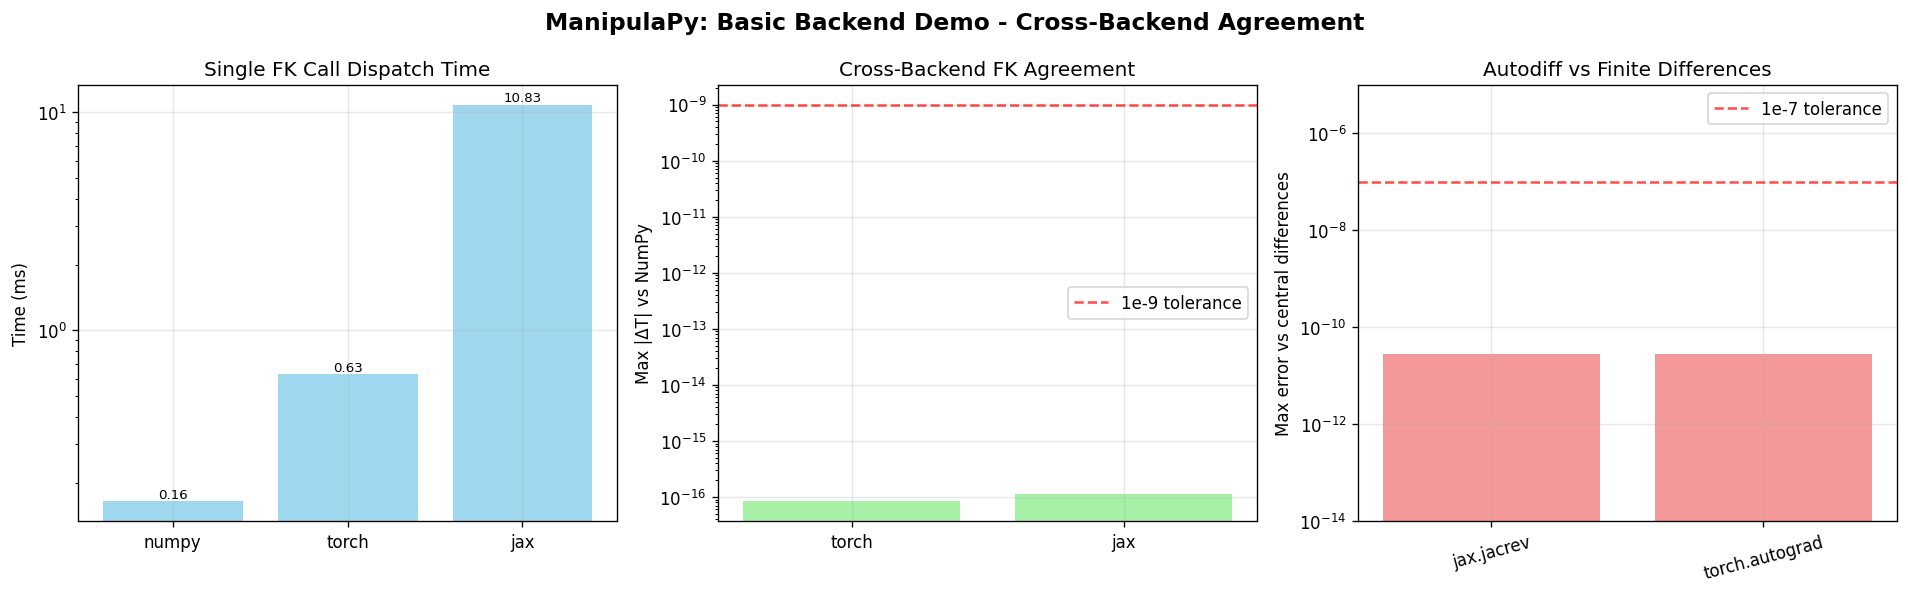

Here is the Python script that generated this plot:
#!/usr/bin/env python3
# SPDX-License-Identifier: AGPL-3.0-or-later
"""
Basic Backend Demo: Running the Same Math on NumPy, PyTorch and JAX

This example demonstrates ManipulaPy's unified compute backend system introduced in v1.4.0:
selecting a backend process-wide or in a scoped block, verifying that one unchanged forward
kinematics call produces numerically identical results on every backend, and taking an
automatic-differentiation gradient of forward kinematics validated against finite differences.

Usage:
    python backend_basic_demo.py

Expected Output:
    - Console output listing which backends are installed and available
    - End-effector poses from the same FK call under NumPy, PyTorch and JAX
    - Cross-backend agreement errors and per-call dispatch timings
    - Autodiff Jacobians (jax.jacrev / torch.autograd) compared against central differences
    - A summary figure saved next to this script

Copyright (c) 2025 Mohamed Aboelnasr
Licensed under the GNU Affero General Public License v3.0 or later (AGPL-3.0-or-later)
"""

import importlib.util
import os
import numpy as np
import matplotlib

# Honor a pre-set non-interactive backend (e.g. MPLBACKEND=Agg for headless runs);
# otherwise pick Agg so the demo saves figures to disk without needing a display.
if "MPLBACKEND" not in os.environ:
    matplotlib.use("Agg")
import matplotlib.pyplot as plt
from pathlib import Path
import sys
import time

# Add ManipulaPy to path if needed
try:
    import ManipulaPy
except ImportError:
    sys.path.append(str(Path(__file__).parent.parent))
    import ManipulaPy

from ManipulaPy.urdf_processor import URDFToSerialManipulator
from ManipulaPy.backend import get_backend, get_registered, set_backend, use_backend

# Directory next to this script for saved plots.
OUTPUT_DIR = Path(__file__).resolve().parent


class BackendBasicDemo:
    """
    Demonstration of the v1.4 unified compute backend system.
    """

    def __init__(self) -> None:
        """Initialize the demo with robot model loading."""
        self.robot = None
        self.n_joints = 0
        # A single fixed, well-conditioned configuration keeps the numbers reproducible
        # and keeps the JAX path small (eager JAX dispatch is ~40x slower than NumPy).
        self.theta = np.array([0.2, -0.4, 0.7, 0.1, -0.3, 0.5])
        self.available = []
        self.fk_results = {}
        self.gradient_results = {}

    def run_demo(self) -> bool:
        """Run the complete backend demonstration."""
        print("=" * 70)
        print("   ManipulaPy: Basic Backend Demo")
        print("=" * 70)
        print()

        # Step 1: Load robot model
        if not self.load_robot_model():
            return False

        # Step 2: Discover which backends this machine can actually run
        self.demonstrate_backend_selection()

        # Step 3: Run the same FK call on every available backend
        self.demonstrate_cross_backend_agreement()

        # Step 4: Differentiate forward kinematics and check against finite differences
        self.demonstrate_autodiff_gradients()

        # Step 5: Summarize the results in one figure
        self.create_visualizations()

        print("\n" + "=" * 70)
        print("✅ Backend demo completed successfully!")
        print("📊 Check the generated plot for the agreement and timing summary")
        print("=" * 70)

        return True

    def load_robot_model(self) -> bool:
        """Load and initialize robot model."""
        print("🤖 Loading Robot Model")
        print("-" * 30)

        try:
            from ManipulaPy.ManipulaPy_data.xarm import urdf_file

            print("📁 Using built-in xArm 6-DOF model")
        except ImportError:
            print("❌ No built-in robot models found!")
            print("💡 Please ensure ManipulaPy is properly installed with robot data.")
            return False

        try:
            urdf_processor = URDFToSerialManipulator(urdf_file)
            self.robot = urdf_processor.serial_manipulator
            self.n_joints = len(self.robot.joint_limits)

            print("✅ xArm 6-DOF loaded successfully!")
            print(f"   • Number of joints: {self.n_joints}")
            print(f"   • Test configuration: {self.theta}")

            return True

        except Exception as e:
            print(f"❌ Error loading robot model: {e}")
            import traceback

            traceback.print_exc()
            return False

    def demonstrate_backend_selection(self) -> None:
        """Demonstrate how backends are selected and which ones are installed."""
        print(f"\n🔌 Backend Selection")
        print("-" * 40)

        # NumPy is registered and activated eagerly; it is always the process default.
        print(f"   Default active backend: {type(get_backend()).__name__}")

        # Backends register lazily behind an import probe, so asking for one that is
        # not installed raises ImportError rather than failing at import time. Probe
        # the same way the registry does so the demo degrades gracefully.
        candidates = {
            "numpy": "built in",
            "cupy": "pip install ManipulaPy[cuda]",
            "torch": "pip install ManipulaPy[pytorch]",
            "jax": "pip install ManipulaPy[jax-cpu]",
        }

        # Probe by actually registering, not with find_spec. find_spec only proves
        # a module can be LOCATED; an accelerator compiled against a different
        # NumPy ABI resolves fine and then fails on import. Asking the registry
        # is the only honest test of whether a backend is usable here.
        for name, install_hint in candidates.items():
            try:
                probe = get_registered(name)
            except ImportError as exc:
                if "is not installed" in str(exc):
                    print(f"   ⏭️ {name:<6} not installed ({install_hint})")
                else:
                    print(f"   ⚠️ {name:<6} installed but unusable — skipping")
                    print(f"      {exc}")
                continue

            # Importing is still not proof of usability: CuPy imports happily on a
            # machine with no CUDA device and only fails when it tries to allocate.
            # One tiny round-trip settles it before the demo depends on the answer.
            try:
                probe.to_numpy(probe.asarray([1.0, 2.0]))
            except Exception as exc:  # noqa: BLE001 - any backend/device failure
                print(f"   ⚠️ {name:<6} present but not operational — skipping")
                print(f"      {type(exc).__name__}: {exc}")
                continue

            self.available.append(name)
            print(f"   ✅ {name:<6} available")

        # `use_backend` is a scoped switch that restores the previous backend on exit,
        # including when the block raises. `set_backend` switches process-wide.
        before = type(get_backend()).__name__
        with use_backend(self.available[-1]):
            inside = type(get_backend()).__name__
        after = type(get_backend()).__name__

        print(f"\n   Scoped switch with use_backend({self.available[-1]!r}):")
        print(f"     before: {before} → inside: {inside} → after: {after}")
        print(f"   ✅ Previous backend restored on exit")

    def demonstrate_cross_backend_agreement(self) -> None:
        """Run one unchanged FK call on every available backend and compare."""
        print(f"\n🧮 Cross-Backend Forward Kinematics")
        print("-" * 40)

        for name in self.available:
            # Nothing about the call changes between backends - only the active backend.
            with use_backend(name) as backend:
                # One warm-up call so the timing is steady-state dispatch rather than
                # the one-off cost of first tracing the function.
                self.robot.forward_kinematics(self.theta)

                start_time = time.time()
                T = self.robot.forward_kinematics(self.theta)
                fk_time = time.time() - start_time

                # Convert at the boundary: backend arrays become NumPy for reporting.
                T_host = backend.to_numpy(T)

            position = T_host[:3, 3]
            print(f"\n📍 Backend: {name}")
            print(f"   Returned type: {type(T).__name__}")
            print(
                f"   End-effector position: [{position[0]:.6f}, {position[1]:.6f}, "
                f"{position[2]:.6f}] m"
            )
            print(f"   Computation time: {fk_time*1000:.2f} ms")

            self.fk_results[name] = {"transform": T_host, "computation_time": fk_time}

        # NumPy defines the frozen public return contract; measure everyone against it.
        reference = self.fk_results["numpy"]["transform"]
        print(f"\n📊 Agreement with the NumPy reference:")

        for name, result in self.fk_results.items():
            max_error = float(np.max(np.abs(result["transform"] - reference)))
            result["max_error"] = max_error
            status = "✅" if max_error < 1e-9 else "⚠️"
            print(f"   {status} {name:<6} max |ΔT| = {max_error:.2e}")

    def demonstrate_autodiff_gradients(self) -> None:
        """Differentiate forward kinematics and validate against finite differences."""
        print(f"\n∂ Automatic Differentiation of Forward Kinematics")
        print("-" * 40)

        # Reference: central differences of end-effector position on the NumPy backend.
        reference_jacobian = self._central_difference_jacobian()
        print(f"   Finite-difference reference computed ({reference_jacobian.shape})")

        if "jax" in self.available:
            import jax
            import jax.numpy as jnp

            with use_backend("jax"):
                start_time = time.time()
                J = jax.jacrev(
                    lambda q: self.robot.forward_kinematics(q)[:3, 3]
                )(jnp.asarray(self.theta))
                grad_time = time.time() - start_time
            self._report_gradient("jax.jacrev", np.asarray(J), reference_jacobian, grad_time)

        if "torch" in self.available:
            import torch

            with use_backend("torch"):
                q = torch.as_tensor(self.theta, dtype=torch.float64)
                start_time = time.time()
                J = torch.autograd.functional.jacobian(
                    lambda x: self.robot.forward_kinematics(x)[:3, 3], q
                )
                grad_time = time.time() - start_time
            self._report_gradient(
                "torch.autograd", J.detach().numpy(), reference_jacobian, grad_time
            )

        print(f"\n⚠️ The differentiable contract covers utils, kinematics, dynamics and")
        print(f"   singularity only. Every other module runs on all four backends via")
        print(f"   host-boundary conversion, so gradients through them are not meaningful.")

    def _central_difference_jacobian(self, step: float = 1e-6) -> np.ndarray:
        """Return a central-difference Jacobian of end-effector position."""
        # `set_backend` is the process-wide counterpart to `use_backend`: it pins the
        # reference computation to NumPy no matter what ran before this call.
        set_backend("numpy")
        columns = []
        for index in range(self.n_joints):
            delta = np.zeros(self.n_joints)
            delta[index] = step
            forward = self.robot.forward_kinematics(self.theta + delta)[:3, 3]
            backward = self.robot.forward_kinematics(self.theta - delta)[:3, 3]
            columns.append((forward - backward) / (2 * step))
        return np.stack(columns, axis=1)

    def _report_gradient(self, label, jacobian, reference, grad_time) -> None:
        """Print and record one autodiff Jacobian against the finite-difference one."""
        max_error = float(np.max(np.abs(jacobian - reference)))

        print(f"\n📐 {label}")
        print(f"   Jacobian shape: {jacobian.shape}")
        print(f"   Computation time: {grad_time*1000:.1f} ms")
        print(f"   Max error vs finite differences: {max_error:.2e}")

        # Central differences carry O(step^2) truncation error, so agreement to ~1e-9
        # is the most the comparison can show - the autodiff values are the exact ones.
        status = "✅" if max_error < 1e-7 else "⚠️"
        print(f"   {status} Analytic gradient matches the numerical reference")

        self.gradient_results[label] = {
            "jacobian": jacobian,
            "max_error": max_error,
            "computation_time": grad_time,
        }

    def create_visualizations(self) -> None:
        """Create the summary visualization plot."""
        print(f"\n📊 Creating Visualization Plots")
        print("-" * 40)

        try:
            fig, axes = plt.subplots(1, 3, figsize=(16, 5))
            fig.suptitle(
                "ManipulaPy: Basic Backend Demo - Cross-Backend Agreement",
                fontsize=14,
                fontweight="bold",
            )

            self._plot_dispatch_times(axes[0])
            self._plot_agreement_errors(axes[1])
            self._plot_gradient_errors(axes[2])

            plt.tight_layout()
            out_path = OUTPUT_DIR / "backend_basic_demo.png"
            fig.savefig(out_path, dpi=120, bbox_inches="tight")
            plt.close(fig)

            print(f"✅ Visualization saved to {out_path}")

        except Exception as e:
            print(f"⚠️ Error creating visualizations: {e}")
            import traceback

            traceback.print_exc()

    def _plot_dispatch_times(self, ax) -> None:
        """Plot per-call forward kinematics dispatch time by backend."""
        names = list(self.fk_results.keys())
        times = [self.fk_results[name]["computation_time"] * 1000 for name in names]

        bars = ax.bar(names, times, alpha=0.8, color="skyblue")
        ax.set_ylabel("Time (ms)")
        ax.set_title("Single FK Call Dispatch Time")
        ax.set_yscale("log")
        ax.grid(True, alpha=0.3)

        for bar, value in zip(bars, times):
            ax.text(
                bar.get_x() + bar.get_width() / 2.0,
                bar.get_height(),
                f"{value:.2f}",
                ha="center",
                va="bottom",
                fontsize=8,
            )

    def _plot_agreement_errors(self, ax) -> None:
        """Plot max |ΔT| against the NumPy reference by backend."""
        names = [name for name in self.fk_results if name != "numpy"]
        errors = [max(self.fk_results[name]["max_error"], 1e-18) for name in names]

        ax.bar(names, errors, alpha=0.8, color="lightgreen")
        ax.axhline(1e-9, color="red", linestyle="--", alpha=0.7, label="1e-9 tolerance")
        ax.set_ylabel("Max |ΔT| vs NumPy")
        ax.set_title("Cross-Backend FK Agreement")
        ax.set_yscale("log")
        ax.legend()
        ax.grid(True, alpha=0.3)

    def _plot_gradient_errors(self, ax) -> None:
        """Plot autodiff vs finite-difference error by framework."""
        if not self.gradient_results:
            ax.text(
                0.5,
                0.5,
                "No autodiff backends\navailable",
                ha="center",
                va="center",
                transform=ax.transAxes,
            )
            ax.set_title("Autodiff vs Finite Differences")
            return

        names = list(self.gradient_results.keys())
        errors = [self.gradient_results[name]["max_error"] for name in names]

        ax.bar(names, errors, alpha=0.8, color="lightcoral")
        ax.axhline(1e-7, color="red", linestyle="--", alpha=0.7, label="1e-7 tolerance")
        ax.set_ylabel("Max error vs central differences")
        ax.set_title("Autodiff vs Finite Differences")
        ax.set_yscale("log")
        # Fixed limits: the frameworks agree to well within the finite-difference
        # truncation error, so an auto-scaled axis would magnify float noise.
        ax.set_ylim(1e-14, 1e-5)
        ax.tick_params(axis="x", rotation=15)
        ax.legend()
        ax.grid(True, alpha=0.3)


def main() -> None:
    """Main function to run the backend basic demo."""
    try:
        demo = BackendBasicDemo()
        success = demo.run_demo()

        if success:
            print("\n🎉 Demo completed successfully!")
            print("📋 Summary of demonstrated concepts:")
            print("   ✅ Backend discovery and lazy registration")
            print("   ✅ Scoped switching with use_backend and process-wide set_backend")
            print("   ✅ Identical forward kinematics results across backends")
            print("   ✅ Converting backend arrays to NumPy at the boundary")
            print("   ✅ Autodiff gradients validated against finite differences")

            print("\n📚 Key takeaways:")
            print("   • One dispatch API: the same code runs on NumPy, CuPy, PyTorch or JAX")
            print("   • NumPy is the default and defines the frozen public return contract")
            print("   • Gradients are guaranteed for utils, kinematics, dynamics, singularity")
            print("   • Other modules are portable via host conversion, but not differentiable")
            print("   • Eager JAX dispatch is ~40x slower than NumPy on robot-sized arrays;")
            print("     TracIKSolver will not converge under JAX at its default 0.2 s timeout")

            print("\n🔗 Next steps:")
            print("   • Explore basic_examples/kinematics_basic_demo.py")
            print("   • Explore basic_examples/dynamics_basic_demo.py")
            print("   • Read docs/source/user_guide/Backends.rst for the full contract")

    except KeyboardInterrupt:
        print("\n⏹️ Demo interrupted by user")
    except Exception as e:
        print(f"\n❌ Demo failed with error: {e}")
        import traceback

        traceback.print_exc()


if __name__ == "__main__":
    main()
